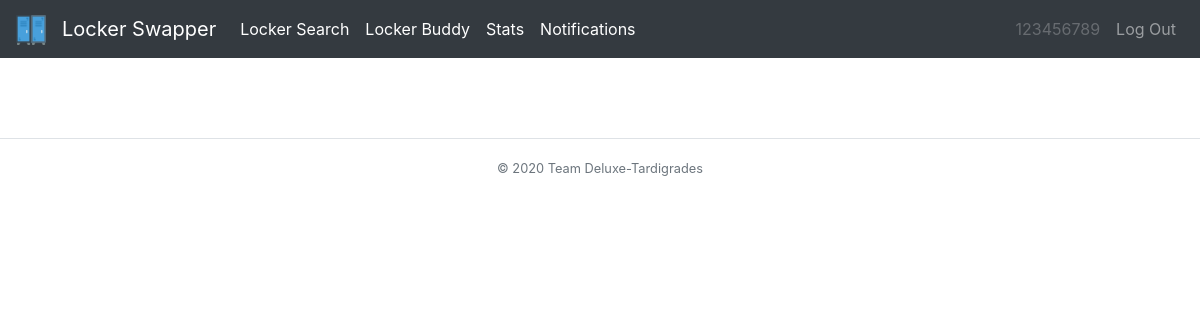
The app's page /notifs (signed in), older data.
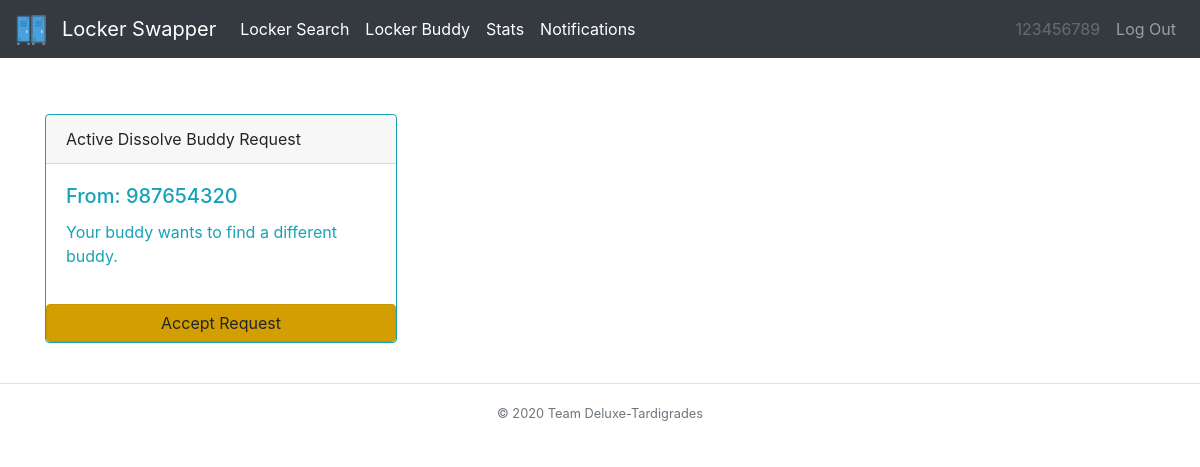
The same page, newer data.
### tables this page shows
CREATE TABLE transaction_tbl (locker INT, recipient INT, sender INT, status INT, request TEXT, floor INT);

### __init__.py (the view)
@app.route("/notifs")
@login_required
def notifs():
    looper=[]
    buddy=[]
    locker=[]
    dissolve = []
    all = db_manager.getAllNotifs(session["osis"])
    for value in range(len(all)):
        looper.append(value)
    for value in all:
        if(value[4] == "B"):
            temp=db_manager.getUserInfo(value[2])
            temp[5]=temp[5].split(",")
            buddy.append(temp)
        if(value[4] == "L"):
            them = db_manager.getUserInfo(value[2])
            locker.append(db_manager.getLockerInfo(them[2],them[0]))
        else:
            dissolve.append(db_manager.getDissolveInfo(session['osis']))
    open = db_manager.getMess(session["osis"],1)
    close = db_manager.getMess(session["osis"],0)
    user=session['osis']
    return render_template("notifs.html", all=all, open=open, close=close, looper=looper, buddy=buddy, locker=locker, dissolve = dissolve, user=user)

### __init__.py (called while the page is built)
def login_required(f):
    @wraps(f)
    def dec(*args, **kwargs):
        if 'osis' in session:
            return f(*args, **kwargs)
        flash('You must be logged in to view this page!', 'danger')
        return redirect('/')
    return dec

### db_builder.py (called while the page is built)
def execmany(cmd, inputs):
    db = sqlite3.connect(DB_FILE)
    c = db.cursor()
    output = c.execute(cmd, inputs)
    db.commit()
    return output

### db_manager.py (called while the page is built)
def getMess(osis,num):
    q="SELECT * FROM transaction_tbl WHERE recipient=? AND status = ?"
    inputs = (osis,num)
    data = execmany(q,inputs).fetchall()
    info=[]
    temp=[]
    if data is None:
        return info
    for value in data:
        for cell in value:
            temp.append(cell)
        info.append(temp)
    return info

def getAllNotifs(osis):
    q="SELECT * FROM transaction_tbl WHERE recipient=?"
    inputs = (osis,)
    data = execmany(q,inputs).fetchall()
    info=[]
    temp=[]
    if data is None:
        return info
    for value in data:
        for cell in value:
            temp.append(cell)
        info.append(temp)
    return info

### templates/notifs.html (shortened to what this page needs)
{% extends "base.html" %}
{% block body %}
{% for item in looper %}
{% if all[item] in open %}
<form action="/confirm" method="post">
<div class="card border-info mb-3" style="max-width: 22rem;">
  <div class="card-header">{% if all[item][4] == "B" %} Active Buddy Request {% endif %} {% if all[item][4] == "L" %} Active Locker Request {% endif %} {% if all[item][4] == "D" %} Active Dissolve Buddy Request {% endif %}</div>
  <div class="card-body text-info">
    <h5 class="card-title"> {% if all[item][4] == "D" %} From: {{dissolve[item][0]}} {% endif %}</h5>
    <p class="card-text"> {% if all[item][4] == "D" %} Your buddy wants to find a different buddy. {% endif %}</p>
  </div>
  <button type="submit" class="btn btn-warning btn-block active" name="return" value="notifs">Accept Request</button>
</div>
</form>
{% endif %}
{% endfor %}
{% endblock %}

Row changes from the older to the newer data that the page shows:
added transaction_tbl: sender "987654320"
Text that changed along with them:
new list line: "Active Dissolve Buddy Request From: Your buddy wants to find a different buddy. Accept Request"
